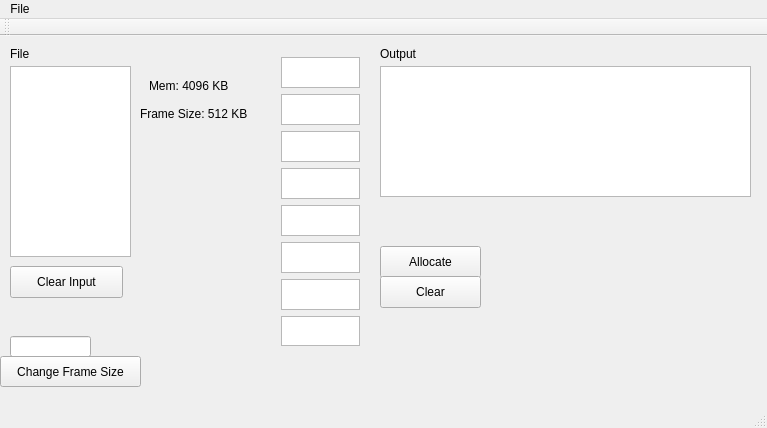
<?xml version="1.0" encoding="UTF-8"?>
<ui version="4.0">
 <class>MainWindow</class>
 <widget class="QMainWindow" name="MainWindow">
  <property name="geometry">
   <rect>
    <x>0</x>
    <y>0</y>
    <width>767</width>
    <height>428</height>
   </rect>
  </property>
  <property name="windowTitle">
   <string>MainWindow</string>
  </property>
  <widget class="QWidget" name="centralWidget">
   <widget class="QTextEdit" name="textEdit">
    <property name="geometry">
     <rect>
      <x>10</x>
      <y>30</y>
      <width>121</width>
      <height>191</height>
     </rect>
    </property>
   </widget>
   <widget class="QLabel" name="label">
    <property name="geometry">
     <rect>
      <x>10</x>
      <y>10</y>
      <width>60</width>
      <height>16</height>
     </rect>
    </property>
    <property name="text">
     <string>File</string>
    </property>
   </widget>
   <widget class="QPushButton" name="pushButton">
    <property name="geometry">
     <rect>
      <x>380</x>
      <y>210</y>
      <width>101</width>
      <height>32</height>
     </rect>
    </property>
    <property name="text">
     <string>Allocate</string>
    </property>
   </widget>
   <widget class="QPlainTextEdit" name="plainTextEdit">
    <property name="geometry">
     <rect>
      <x>380</x>
      <y>30</y>
      <width>371</width>
      <height>131</height>
     </rect>
    </property>
   </widget>
   <widget class="QLabel" name="label_2">
    <property name="geometry">
     <rect>
      <x>380</x>
      <y>10</y>
      <width>60</width>
      <height>16</height>
     </rect>
    </property>
    <property name="text">
     <string>Output</string>
    </property>
   </widget>
   <widget class="QWidget" name="verticalLayoutWidget">
    <property name="geometry">
     <rect>
      <x>270</x>
      <y>10</y>
      <width>101</width>
      <height>311</height>
     </rect>
    </property>
    <layout class="QVBoxLayout" name="verticalLayout">
     <item>
      <widget class="QTextEdit" name="textEdit_1">
       <property name="maximumSize">
        <size>
         <width>16777215</width>
         <height>74</height>
        </size>
       </property>
      </widget>
     </item>
     <item>
      <widget class="QTextEdit" name="textEdit_2"/>
     </item>
     <item>
      <widget class="QTextEdit" name="textEdit_3"/>
     </item>
     <item>
      <widget class="QTextEdit" name="textEdit_4"/>
     </item>
     <item>
      <widget class="QTextEdit" name="textEdit_5"/>
     </item>
     <item>
      <widget class="QTextEdit" name="textEdit_6"/>
     </item>
     <item>
      <widget class="QTextEdit" name="textEdit_7"/>
     </item>
     <item>
      <widget class="QTextEdit" name="textEdit_8">
       <property name="maximumSize">
        <size>
         <width>16777215</width>
         <height>74</height>
        </size>
       </property>
      </widget>
     </item>
    </layout>
   </widget>
   <widget class="QPushButton" name="pushButton_2">
    <property name="geometry">
     <rect>
      <x>380</x>
      <y>240</y>
      <width>101</width>
      <height>32</height>
     </rect>
    </property>
    <property name="text">
     <string>Clear</string>
    </property>
   </widget>
   <widget class="QScrollBar" name="verticalScrollBar">
    <property name="geometry">
     <rect>
      <x>730</x>
      <y>30</y>
      <width>16</width>
      <height>131</height>
     </rect>
    </property>
    <property name="orientation">
     <enum>Qt::Vertical</enum>
    </property>
   </widget>
   <widget class="QPushButton" name="pushButton_4">
    <property name="geometry">
     <rect>
      <x>10</x>
      <y>230</y>
      <width>113</width>
      <height>32</height>
     </rect>
    </property>
    <property name="text">
     <string>Clear Input</string>
    </property>
   </widget>
   <widget class="QLineEdit" name="lineEdit">
    <property name="geometry">
     <rect>
      <x>10</x>
      <y>300</y>
      <width>81</width>
      <height>21</height>
     </rect>
    </property>
   </widget>
   <widget class="QPushButton" name="pushButton_3">
    <property name="geometry">
     <rect>
      <x>0</x>
      <y>320</y>
      <width>141</width>
      <height>31</height>
     </rect>
    </property>
    <property name="text">
     <string>Change Frame Size</string>
    </property>
   </widget>
   <widget class="QLabel" name="label_3">
    <property name="geometry">
     <rect>
      <x>149</x>
      <y>40</y>
      <width>91</width>
      <height>20</height>
     </rect>
    </property>
    <property name="text">
     <string>Mem: 4096 KB</string>
    </property>
   </widget>
   <widget class="QLabel" name="label_4">
    <property name="geometry">
     <rect>
      <x>140</x>
      <y>70</y>
      <width>121</width>
      <height>16</height>
     </rect>
    </property>
    <property name="text">
     <string>Frame Size: 512 KB</string>
    </property>
   </widget>
   <zorder>verticalScrollBar</zorder>
   <zorder>textEdit</zorder>
   <zorder>label</zorder>
   <zorder>pushButton</zorder>
   <zorder>plainTextEdit</zorder>
   <zorder>label_2</zorder>
   <zorder>verticalLayoutWidget</zorder>
   <zorder>pushButton_2</zorder>
   <zorder>pushButton_4</zorder>
   <zorder>lineEdit</zorder>
   <zorder>pushButton_3</zorder>
   <zorder>label_3</zorder>
   <zorder>label_4</zorder>
  </widget>
  <widget class="QMenuBar" name="menuBar">
   <property name="geometry">
    <rect>
     <x>0</x>
     <y>0</y>
     <width>767</width>
     <height>22</height>
    </rect>
   </property>
   <widget class="QMenu" name="menuFile">
    <property name="title">
     <string>File</string>
    </property>
   </widget>
   <addaction name="menuFile"/>
  </widget>
  <widget class="QToolBar" name="mainToolBar">
   <attribute name="toolBarArea">
    <enum>TopToolBarArea</enum>
   </attribute>
   <attribute name="toolBarBreak">
    <bool>false</bool>
   </attribute>
  </widget>
  <widget class="QStatusBar" name="statusBar"/>
  <action name="actionClear">
   <property name="text">
    <string>Clear</string>
   </property>
  </action>
  <action name="actionclear">
   <property name="text">
    <string>clear</string>
   </property>
  </action>
  <action name="actionClear_2">
   <property name="text">
    <string>Clear</string>
   </property>
  </action>
 </widget>
 <layoutdefault spacing="6" margin="11"/>
 <resources/>
 <connections/>
</ui>
